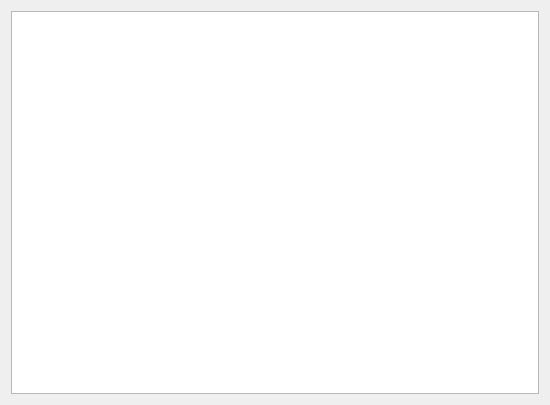
<?xml version="1.0" encoding="UTF-8"?>
<ui version="4.0">
 <class>FilterWidget</class>
 <widget class="QWidget" name="FilterWidget">
  <property name="geometry">
   <rect>
    <x>0</x>
    <y>0</y>
    <width>550</width>
    <height>405</height>
   </rect>
  </property>
  <property name="windowTitle">
   <string>Form</string>
  </property>
  <layout class="QGridLayout" name="gridLayout">
   <item row="0" column="0">
    <widget class="QTableWidget" name="table"/>
   </item>
  </layout>
 </widget>
 <resources/>
 <connections/>
</ui>
